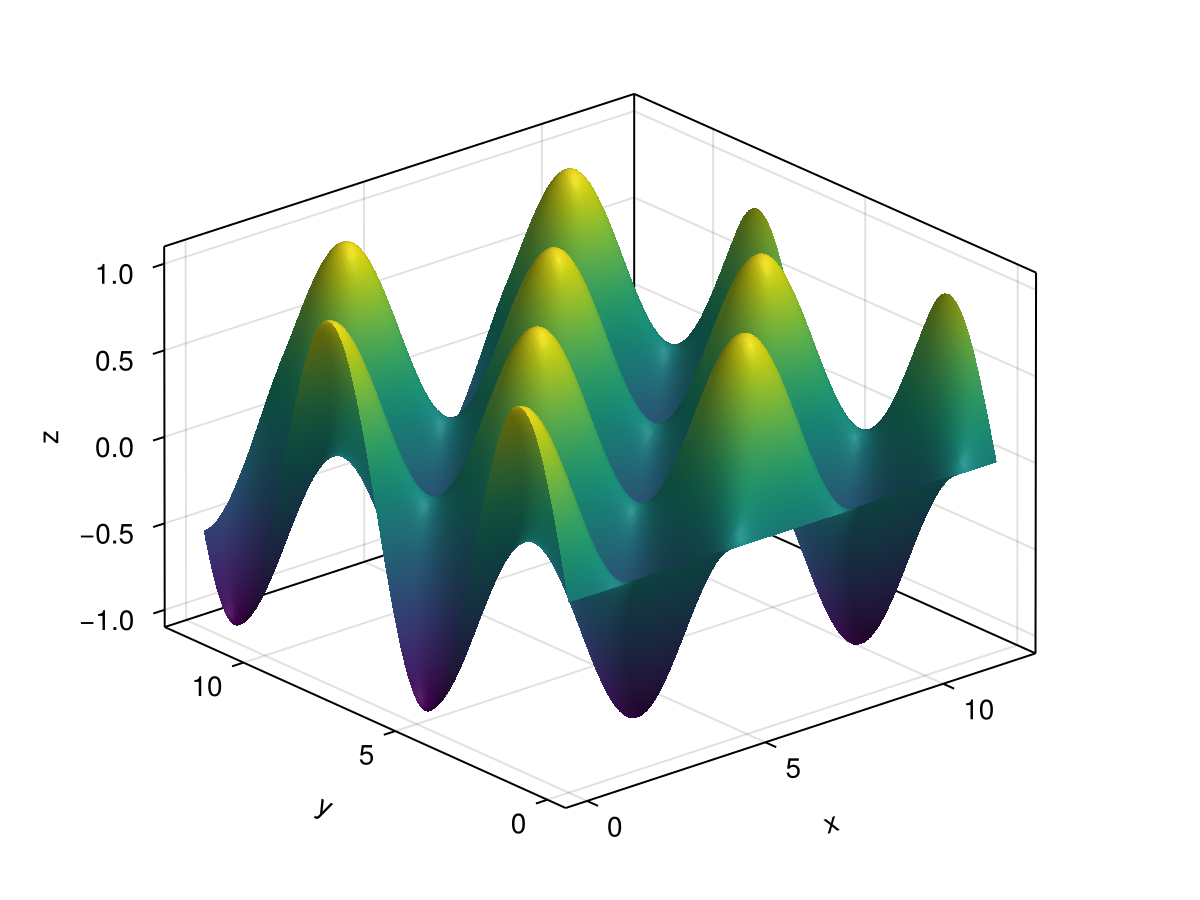

Reproduce this figure in Julia.
using CairoMakie

X = 0:0.1:12
Y = 0:0.1:12
Z = [cos(x) * sin(y) for x in X, y in Y]

fig = surface(X, Y, Z, axis=(type=Axis3,))

save("./makie.png", fig)